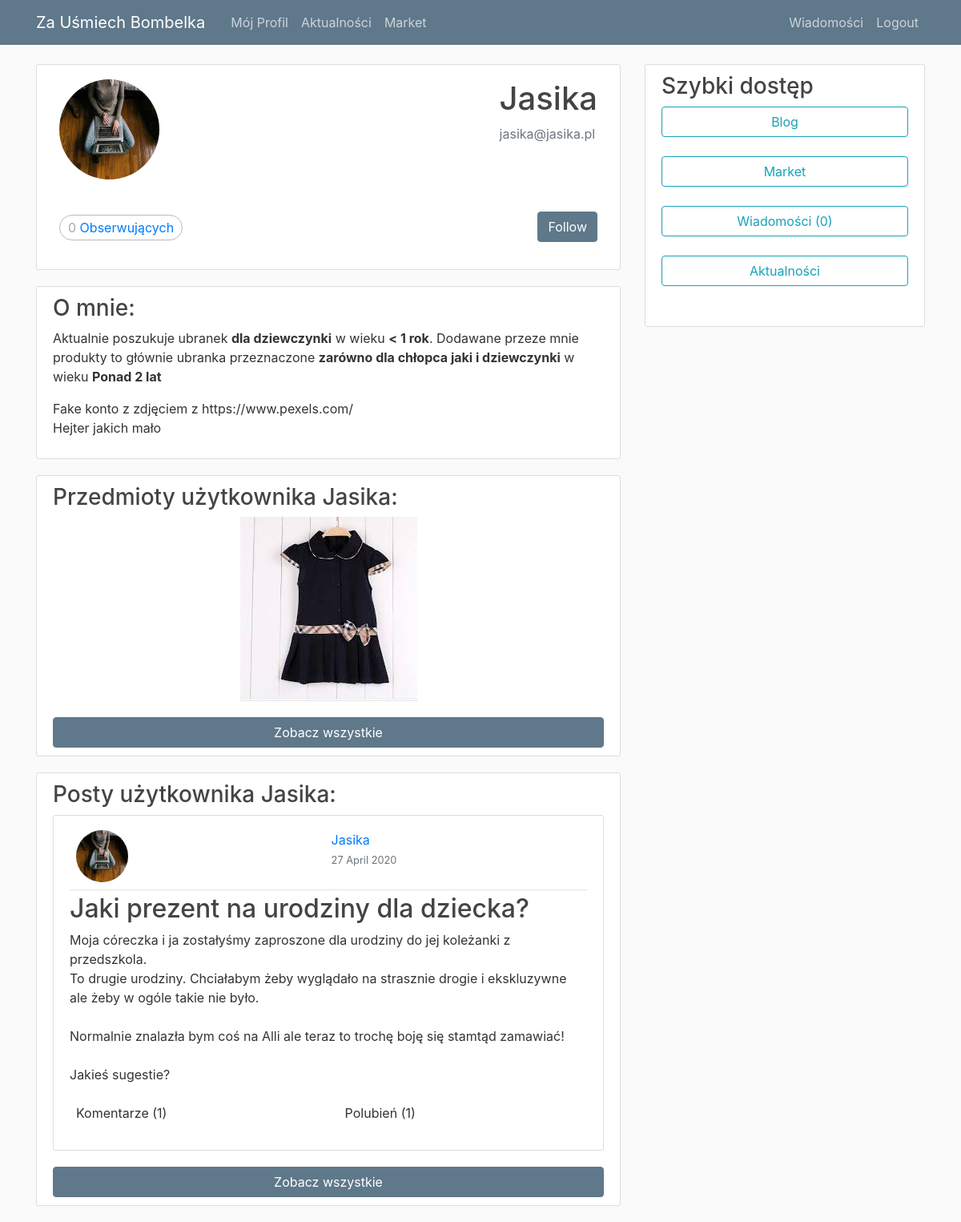
/profile/Jasika/ (signed in), run on the app's committed database.
### users/models.py (models this page shows, shortened)
class Profile(models.Model):
    SEX_TAG_CHOISE = [('Boy','dla chłopca'),('Girl', 'dla dziewczynki'), ('Unisex', 'zarówno dla chłopca jaki i dziewczynki')]
    AGE_TAG_CHOISE =[(1,'< 1 miesiąca'),(2,'< 3 miesiący'),(3,'< 6 miesięcy'),(4,'< 1 rok'),(5,'< 1.5 roku'),(6,'< 2 lat'),(7,'Ponad 2 lat')]
    user = models.OneToOneField(User, on_delete=models.CASCADE)
    image = models.ImageField(default='default.jpg', upload_to='profile_pics')
    description = models.TextField(default='Brak opisu')
    interested_sex_tag = models.CharField(max_length=6, choices = SEX_TAG_CHOISE, default='Unisex')
    interested_age_tag = models.IntegerField(choices=AGE_TAG_CHOISE, default=1)
    sold_sex_tag = models.CharField(max_length=6, choices = SEX_TAG_CHOISE, default='Unisex')
    sold_age_tag = models.IntegerField(choices=AGE_TAG_CHOISE, default=1)

### market/models.py (models this page shows, shortened)
class Product(models.Model):
    author = models.ForeignKey(User, on_delete=models.CASCADE)
    date_posted = models.DateTimeField(default=timezone.now)
    title = models.CharField(max_length=100, verbose_name='')
    description = models.TextField(verbose_name='')
    tag_sex = models.CharField(max_length=6, choices = SEX_TAG_CHOISE, default='Unisex', verbose_name='')
    tag_age = models.IntegerField(choices = AGE_TAG_CHOISE, default=1, verbose_name='')
    photo_1 = models.ImageField(default='default_1.jpg', upload_to='product_pics', verbose_name='')
    photo_2 = models.ImageField(default='default_1.jpg', upload_to='product_pics', verbose_name='')
    photo_3 = models.ImageField(default='default_1.jpg', upload_to='product_pics', verbose_name='')
    price = models.DecimalField(decimal_places=2, max_digits=12, validators=[MinValueValidator(Decimal('0.00'))])
    sold = models.BooleanField(default=False)
    sold_for = models.ForeignKey(User, related_name='buyer', null=True, on_delete=models.SET_NULL)

### blog/models.py (models this page shows, shortened)
class Post(models.Model):
    title = models.CharField(max_length=100)
    content = models.TextField()
    date_posted = models.DateTimeField(default=timezone.now)
    author = models.ForeignKey(User, on_delete=models.CASCADE)
    users_like = models.ManyToManyField(User,
                            related_name='images_liked',
                            blank=True)

### users/views.py (the view)
# urls.py: path('profile/<username>/', user_views.profile, name='profile'),
@login_required
def profile(request, username):
    user = get_object_or_404(User,
                            username=username,
                            is_active=True)
    posts = Post.objects.filter(author=user).order_by('-date_posted')[:3]
    products = Product.objects.filter(author=user).order_by('-date_posted')[:3]
    context = {
        'posts': posts,
        'products': products,
        'user': user,
    }
    return render(request, 'users/profile.html', context)

### messanger_system/templatetags/messages_tags.py (called while the page is built)
@register.simple_tag(takes_context=True)
def new_messages(context):
    request = context['request']
    new_messages_counter = 0
    user = request.user
    new_messages_counter =  Message.objects.filter(
        Q(recipient=user)&Q(new=True)
        ).count()
    return new_messages_counter

### users/templates/users/profile.html (shortened to what this page needs)
{% extends "blog/base.html" %}
{% load crispy_forms_tags %}
{% block content %}
<div class="content-section">
    <div class="media-body">
        <div class="d-flex align-content-start flex-wrap mb-3">
            <div class="mr-auto p-2">
                <img class="rounded-circle account-img" src="{{ user.profile.image.url }}">
            </div>
            <div class="p-2">
                <h1>{{ user.username }}</h1>
                <p class="text-secondary">{{ user.email }}</p>
            </div>
        </div>
        <div class="d-flex bd-highlight mb-3">
            {% with total_followers=user.followers.count %}
                {% if not  user.username == request.user.username %}
                    <div class="mr-auto p-2 bd-highlight">
                        <span class="count">
                            <span class="total">{{ total_followers }}</span> <a href="#">Obserwujący{{ total_followers|pluralize:"ch" }}</a>
                        </span>
                    </div>
                    <div class="p-2 bd-highlight">
                        <a href="{% url "user_follow" %}" data-id="{{ user.id }}" data-action="{% if request.user in user.followers.all %}un{% endif %}follow" class="follow btn btn-sample btn-block">
                            {% if request.user not in user.followers.all %}
                                Follow
                             {% else %}
                                Unfollow
                            {% endif %}
                        </a>
                    </div>
                {% else %}
                    <div class="mr-auto p-2 bd-highlight">
                        <span class="count">
                                Masz <span class="total">{{ total_followers }}</span> <a href="#">Obserwujący{{ total_followers|pluralize:"ch" }}</a>
                        </span>
                    </div>
                {% endif %}
            {% endwith %}
        </div>
    </div>
</div>
<div class="content-section">
    <div class="media-body">
        <h3>{% if  user.username == request.user.username %}Mój opis:{% else %}O mnie:{% endif %}</h3>
        <p>Aktualnie poszukuje ubranek <strong>{{user.profile.get_interested_sex_tag_display}}</strong> w wieku <strong>{{user.profile.get_interested_age_tag_display}}</strong>. Dodawane przeze mnie produkty to głównie ubranka przeznaczone <strong>{{user.profile.get_sold_sex_tag_display}}</strong> w wieku <strong>{{user.profile.get_sold_age_tag_display}}</strong></p>
        <p class="lead">{{ user.profile.description|linebreaks }}</p>
    </div>
</div>
<div class="content-section">
    <div class="media-body">
        <h3>{% if  user.username == request.user.username %}Moje przedmioty{% else %}Przedmioty użytkownika {{user.username}}{% endif %}:</h3>
        <div class="d-flex flex-column bd-highlight mb-3">
            {% for product  in products %}
                <div class="row justify-content-center">
                    <div class="article-metadata">
                        <a href="{% url 'product-detail' product.id %}"><img class="img-fluid" alt="Responsive image" src="{{ product.photo_1.url }}"></a>
                    </div>
                </div>
            {% endfor %}
        </div>
        {% if  products %}<a class="btn btn-sample btn-block" href="{% url 'user-products' user.username %}">Zobacz wszystkie</a>{% endif %}
    </div>
</div>
<div class="content-section">
    <div class="media-body">
        <h3>{% if  user.username == request.user.username %}Moje posty{% else %}Posty użytkownika {{user.username}}{% endif %}:</h3>
        {% for post  in posts %}
        <article class="media content-section">
            <div class="media-body">
                <div class="article-metadata">
                    <div class="d-flex align-content-end flex-wrap" >
                        <div class="p-2 mr-auto">
                            <img class="rounded-circle article-img" src="{{ post.author.profile.image.url }}">
                        </div>
                        <div class="p-2 mr-auto">
                            <a class="mr-2" href="{% url 'profile' post.author.username %}">{{ post.author }}</a>
                            <br>
                            <small class="text-muted mr-2">{{ post.date_posted|date:"d F Y" }}</small>
                        </div>
                    </div>
                </div>
                <h2><a class="article-title" href="{% url 'post-detail' post.id%}">{{ post.title }}</a></h2>
                <p class="article-content">{{ post.content }}</p>
                <div class="d-flex align-content-end flex-wrap mt-1" >
                    <div class="p-2 mr-auto">
                        <p class="article-content">Komentarze ({{ post.comments.count }})</p>
                    </div>
                    <div class="p-2 mr-auto">
                        <p class="article-content">Polubień ({{ post.users_like.count}})</p>
                    </div>
                </div>
            </div>
        </article>
        {% endfor %}
        {% if posts %}<a class="btn btn-sample btn-block" href="{% url 'user-posts' user.username %}">Zobacz wszystkie</a>{% endif %}
    </div>
</div>
{% endblock content %}

### blog/templates/blog/base.html (shortened to what this page needs)
{% load static %}
{% load messages_tags %}
<!DOCTYPE html>
<html>
<head>
    <link rel="stylesheet" href="https://maxcdn.bootstrapcdn.com/bootstrap/4.0.0/css/bootstrap.min.css">
    <link rel="stylesheet" href="https://cdnjs.cloudflare.com/ajax/libs/font-awesome/4.7.0/css/font-awesome.min.css">
    <link rel="stylesheet" type="text/css" href="{% static 'blog/main.css' %}">
</head>
<body>
  <header class="site-header">
    <nav class="navbar navbar-expand-md navbar-dark bg-steel fixed-top">
      <div class="container">
        <a class="navbar-brand mr-4" href="{% url 'blog-home' %}">Za Uśmiech Bombelka</a>
        <div class="collapse navbar-collapse" id="navbarToggle">
          <div class="navbar-nav mr-auto">
            {% if user.is_authenticated%}
              <a class="nav-item nav-link" href="{% url 'profile' request.user.username %}">Mój Profil</a>
              <a class="nav-item nav-link" href="{% url 'actions' %}">Aktualności</a>
              <a class="nav-item nav-link" href="{% url 'market-home' %}">Market</a>
            {% else %}
              <a class="nav-item nav-link" href="{% url 'blog-about' %}">About</a>
            {% endif %}
          </div>
          <div class="navbar-nav">
            {% if user.is_authenticated %}
              <a class="nav-item nav-link" href="{% url 'messages-home' %}">Wiadomości</a>
              <a class="nav-item nav-link" href="{% url 'logout' %}">Logout</a>
            {% else %}
              <a class="nav-item nav-link" href="{% url 'login' %}">Login</a>
              <a class="nav-item nav-link" href="{% url 'register' %}">Register</a>
            {% endif %}
          </div>
        </div>
      </div>
    </nav>
  </header>
<main role="main" class="container">
  <div class="row">
    <div class="col-md-8">
      {% block content %}{% endblock %}
    </div>
    <div class="col-md-4">
      <div class="content-section sticky-top">
        <h3>Szybki dostęp</h3>
        <p class='text-muted'>
            {% if user.is_authenticated%}
              <a class="mr-2" href="{% url 'blog-home' %}"><button {%if section == 'blog' %} class="btn btn-sample btn-block"{% endif %}class="btn btn-outline-info btn-block">Blog</button></a>
              <a class="mr-2" href="{% url 'market-home' %}"><button {%if section == 'market' %} class="btn btn-sample btn-block"{% endif %}class="btn btn-outline-info btn-block">Market</button></a>
              <a class="mr-2" href="{% url 'messages-home' %}"><button {%if section == 'messages' %} class="btn btn-sample btn-block"{% endif %}class="btn btn-outline-info btn-block">Wiadomości ({% new_messages %})</button></a>
               <a class="mr-2" href="{% url 'actions' %}"><button {%if section == 'actions' %} class="btn btn-sample btn-block"{% endif %}class="btn btn-outline-info btn-block">Aktualności</button></a>
            {% endif %}
      </div>
    </div>
  </div>
</main>
</body>
</html>

### blog/static/blog/main.css (style rules this page uses)
body { background: #fafafa; color: #333333; margin-top: 5rem; }
h1, h2, h3, h4, h5, h6 { word-wrap: break-word; -webkit-hyphens: auto; -moz-hyphens: auto; -ms-hyphens: auto; -o-hyphens: auto; hyphens: auto; color: #444444; }
.sticky-top { top:56px; }
.bg-steel { background-color: #5f788a; }
.site-header .navbar-nav .nav-link { color: #cbd5db; }
.content-section { background: #ffffff; padding: 10px 20px; border: 1px solid #dddddd; border-radius: 3px; margin-bottom: 20px; top:56px; }
.article-title { color: #444444; }
.article-content { white-space: pre-line; }
.article-img { height: 65px; width: 65px; margin-right: 16px; }
.article-metadata { padding-bottom: 1px; margin-bottom: 4px; border-bottom: 1px solid #e3e3e3 }
.account-img { height: 125px; width: 125px; margin-right: 20px; margin-bottom: 16px; }
.btn-sample { color: #ffffff; background-color: #5F788A; border-color: #5F788A; }
.count { color:#aaa; border:1px solid #bbb; border-radius:16px; padding:5px 10px; }
a.like, a.follow { float:right; margin-top:-8px; }

### data on the page
Product: photo_1 (picture)
Post: author.profile.image (picture), author "Jasika", date_posted "27 April 2020", title "Jaki prezent na urodziny dla dziecka?", content "Moja córeczka i ja zostałyśmy zaproszone dla urodziny do jej koleżanki z przedszkola. To drugie urodziny. Chciałabym żeby wyglądało na strasznie drogie i ekskluzywne ale żeby w ogóle takie nie było. Normalnie znalazła bym coś na Alli ale teraz to trochę boję się stamtąd zamawiać! Jakieś sugestie?", comments.count "1", users_like.count "1"

### other printed values
{{ user.username }} "Jasika"
{{ user.email }} "jasika@jasika.pl"
{{ total_followers }} "0"
{{ user.profile.get_interested_sex_tag_display }} "dla dziewczynki"
{{ user.profile.get_interested_age_tag_display }} "< 1 rok"
{{ user.profile.get_sold_sex_tag_display }} "zarówno dla chłopca jaki i dziewczynki"
{{ user.profile.get_sold_age_tag_display }} "Ponad 2 lat"
{{ user.profile.description|linebreaks }} "Fake konto z zdjęciem z https://www.pexels.com/ Hejter jakich mało"
